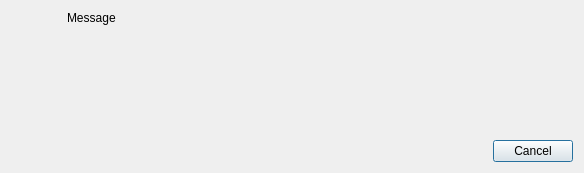
<?xml version="1.0" encoding="UTF-8"?>
<ui version="4.0">
 <class>TimedActionDialogue</class>
 <widget class="QDialog" name="TimedActionDialogue">
  <property name="geometry">
   <rect>
    <x>0</x>
    <y>0</y>
    <width>584</width>
    <height>173</height>
   </rect>
  </property>
  <property name="windowTitle">
   <string>Timer</string>
  </property>
  <layout class="QVBoxLayout" name="verticalLayout">
   <item>
    <layout class="QHBoxLayout" name="horizontalLayout">
     <property name="spacing">
      <number>6</number>
     </property>
     <item>
      <widget class="QLabel" name="icon">
       <property name="sizePolicy">
        <sizepolicy hsizetype="Fixed" vsizetype="Preferred">
         <horstretch>0</horstretch>
         <verstretch>0</verstretch>
        </sizepolicy>
       </property>
       <property name="minimumSize">
        <size>
         <width>50</width>
         <height>50</height>
        </size>
       </property>
       <property name="text">
        <string/>
       </property>
       <property name="pixmap">
        <pixmap resource="../resources/application.qrc">:/application/icons/icon64</pixmap>
       </property>
       <property name="alignment">
        <set>Qt::AlignLeading|Qt::AlignLeft|Qt::AlignTop</set>
       </property>
      </widget>
     </item>
     <item>
      <widget class="QLabel" name="message">
       <property name="text">
        <string>Message</string>
       </property>
       <property name="alignment">
        <set>Qt::AlignLeading|Qt::AlignLeft|Qt::AlignTop</set>
       </property>
      </widget>
     </item>
    </layout>
   </item>
   <item>
    <widget class="QDialogButtonBox" name="controls">
     <property name="standardButtons">
      <set>QDialogButtonBox::Cancel</set>
     </property>
    </widget>
   </item>
  </layout>
 </widget>
 <resources>
  <include location="../resources/application.qrc"/>
 </resources>
 <connections/>
</ui>
